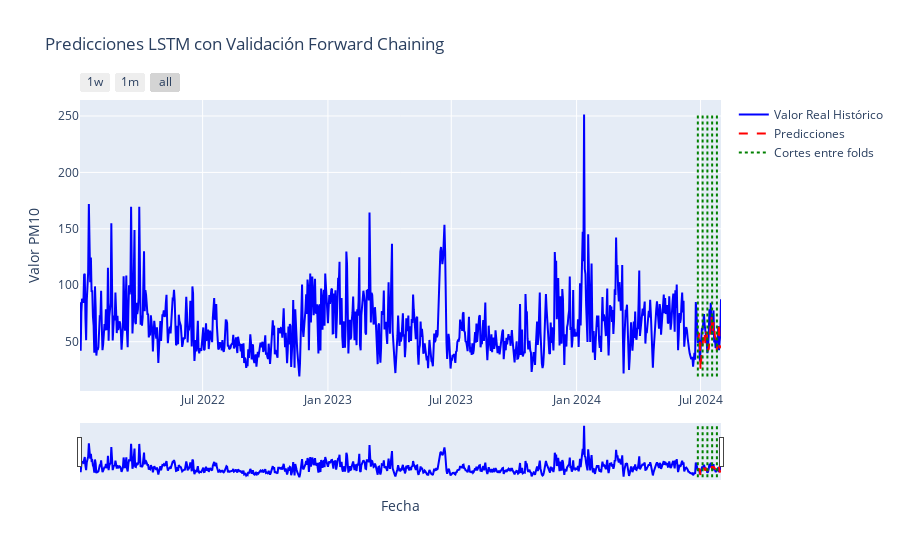

Write notebook code for a chart like this one.
### Markdown cell above
### Time series predictions

### Code cell
plot_time_series_with_predictions(
    historical_real_values = historical_real_values,
    historical_predictions = historical_predictions,
    cutoff_dates = cutoff_dates,
    historical_series = daily_Monterrey_pm10['PM10']
)

### Figure 1 — Plotly figure (JSON) as saved in the notebook; plotly's stock layout.template omitted (floating-point values rounded to 4 significant figures; data arrays with more than 128 entries replaced by an {"elided": "..."} marker saying what was removed)
{"data": [{"line": {"color": "blue"}, "mode": "lines", "name": "Valor Real Histórico", "type": "scatter", "x": {"elided": "942 str values"}, "y": {"elided": "942 float values"}}, {"line": {"color": "red", "dash": "dash"}, "mode": "lines", "name": "Predicciones", "type": "scatter", "x": {"elided": "942 str values"}, "y": {"elided": "942 float values"}}, {"line": {"color": "green", "dash": "dot", "width": 2}, "mode": "lines", "name": "Cortes entre folds", "showlegend": true, "type": "scatter", "x": ["2024-06-27T00:00:00", "2024-06-27T00:00:00"], "y": [19.21, 251.3]}, {"line": {"color": "green", "dash": "dot", "width": 2}, "mode": "lines", "showlegend": false, "type": "scatter", "x": ["2024-07-04T00:00:00", "2024-07-04T00:00:00"], "y": [19.21, 251.3]}, {"line": {"color": "green", "dash": "dot", "width": 2}, "mode": "lines", "showlegend": false, "type": "scatter", "x": ["2024-07-11T00:00:00", "2024-07-11T00:00:00"], "y": [19.21, 251.3]}, {"line": {"color": "green", "dash": "dot", "width": 2}, "mode": "lines", "showlegend": false, "type": "scatter", "x": ["2024-07-18T00:00:00", "2024-07-18T00:00:00"], "y": [19.21, 251.3]}, {"line": {"color": "green", "dash": "dot", "width": 2}, "mode": "lines", "showlegend": false, "type": "scatter", "x": ["2024-07-25T00:00:00", "2024-07-25T00:00:00"], "y": [19.21, 251.3]}], "layout": {"title": {"text": "Predicciones LSTM con Validación Forward Chaining"}, "xaxis": {"rangeselector": {"buttons": [{"count": 7, "label": "1w", "step": "day", "stepmode": "backward"}, {"count": 1, "label": "1m", "step": "month", "stepmode": "backward"}, {"step": "all"}]}, "rangeslider": {"visible": true}, "title": {"text": "Fecha"}}, "yaxis": {"title": {"text": "Valor PM10"}}}}
